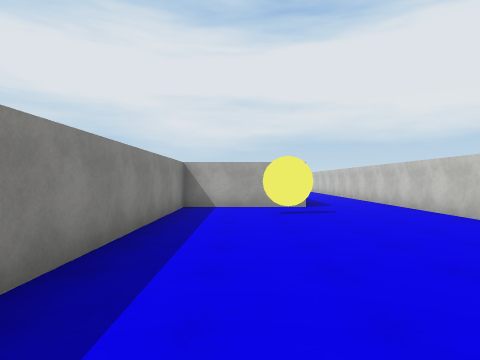
[1] (above)

14 first-person views from a walk through a 3-D level made in the Unity game engine. The camera is 1.5 m above the floor, looks level and sees 75° across. The floor is counted in squares, 2 m on a side. Each view is taken from the middle of a square. On the plan, view 1 faces up. The plan holds only what a view shows up to about 10 squares ahead; the rest is blank. The place goes on beyond the plan. Surface patterns are stand-ins for the level's own textures.

[2]
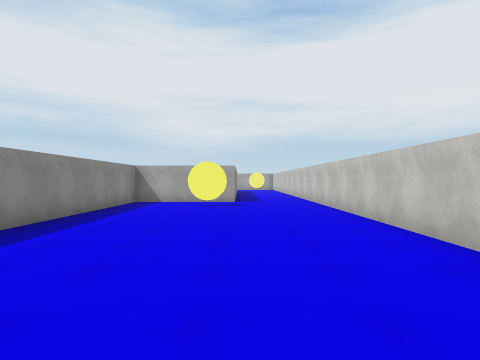

[3]
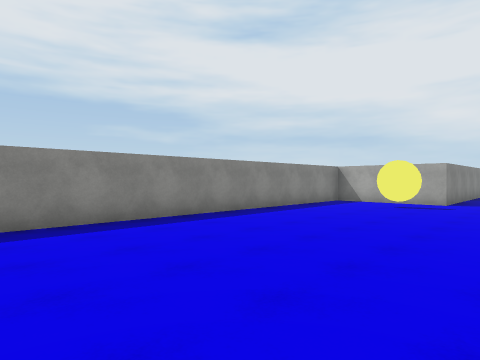

[4]
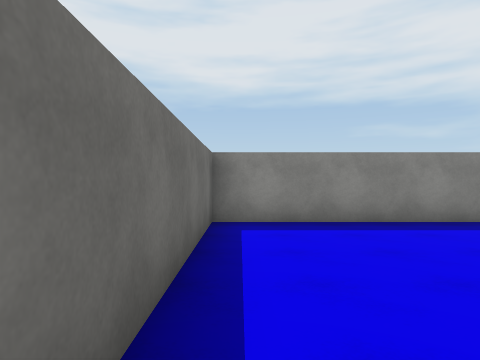

[5]
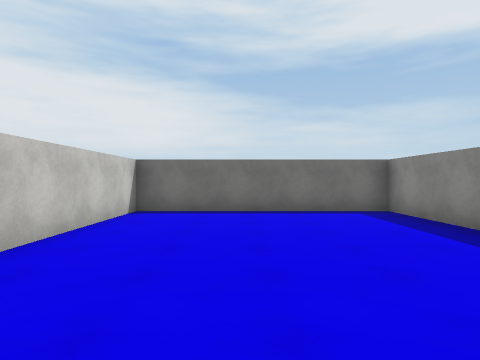

[6]
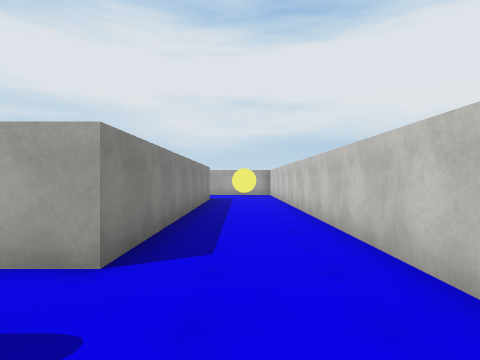

[7]
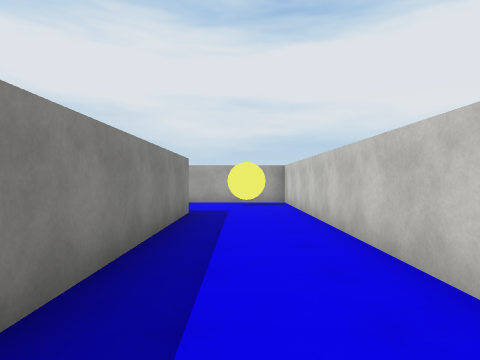

[8]
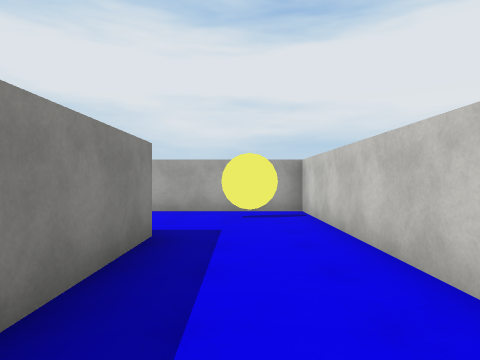

[9]
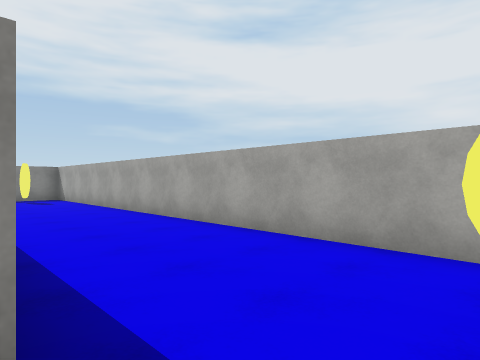

[10]
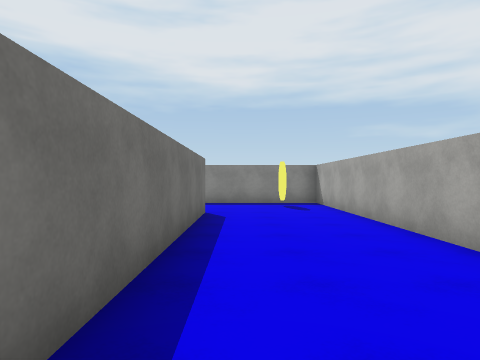

[11]
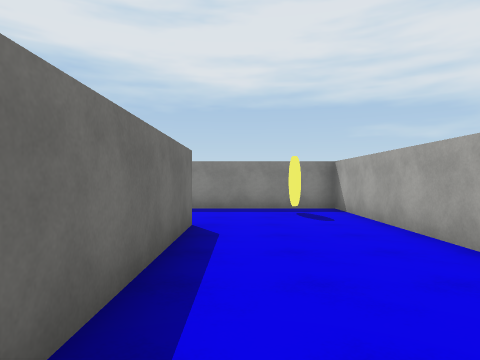

[12]
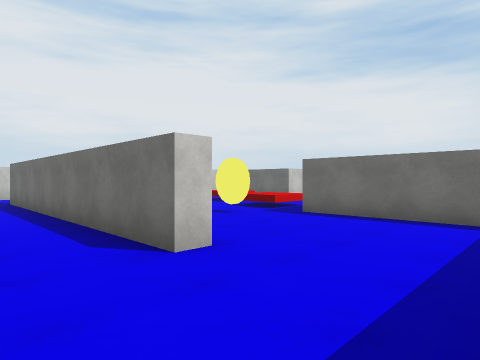

[13]
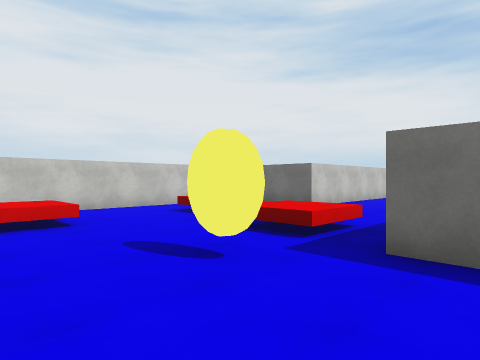

[14]
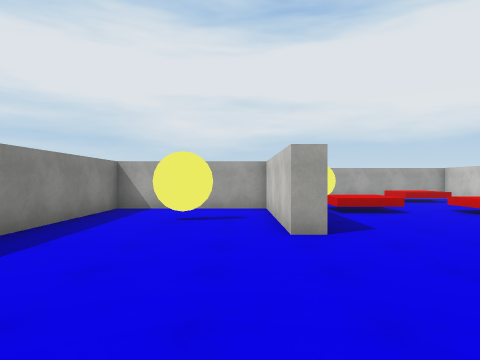

### Floor plan
Points are (right, up) in squares from view 1. A wall is a line through its corners. A room is listed if a view was taken in it or the views show most of it. See-through windows are left out.
Room 1 (views 1, 2, 3, 4, 5, 6)
walls: (1.8, 8.6) (-1.6, 8.6) (-1.6, -2.5) (4.5, -2.5) (4.5, 7.5)
ways out: opening at (3.5, 7.5) to room 2
objects: other object (1, 7)
Room 2 (views 7, 8, 9, 10, 11, 12, 13, 14)
walls: (-5.7, 9.3) (-6.3, 9.3) (-6.3, 13.2) (-10.2, 13.2) (-10.2, 9.1); (-2.1, 7.7) (-2.1, 9.1) (-0.6, 9.1); (-9.3, 13.7) (-5.8, 13.7); (1.3, 11.1) (1.3, 16); (-7.2, 17.6) (-7.2, 18.2) (1.8, 18.2) (1.8, 8.6); (4.5, 7.5) (4.5, 21.5) (-10.2, 21.5) (-10.2, 17.7)
low walls: (-3.2, 12) (-4.8, 12) (-4.8, 13.5) (-3.6, 13.5); (-2.1, 11.5) (-2.1, 12.6); (-1.6, 15.2) (-1.6, 16.4)
ways out: opening at (3.5, 7.5) to room 1
objects: other object (-9, 20); other object (-8, 11); other object (-5, 15) to (-4, 15); other object (3, 20)

Where each view was taken, in squares from view 1:
view 1: 0 up, 0 right, facing up
view 2: 2 down, 2 right, facing up
view 3: 2 down, 4 right, facing up-left
view 4: 2 down, 4 right, facing left
view 5: 5 up, 2 right, facing down
view 6: 6 up, 3 right, facing up
view 7: 11 up, 3 right, facing up
view 8: 14 up, 3 right, facing up
view 9: 18 up, 3 right, facing up-left
view 10: 19 up, 0 right, facing left
view 11: 19 up, 2 left, facing left
view 12: 20 up, 10 left, facing down-right
view 13: 17 up, 7 left, facing down-right
view 14: 5 up, 7 left, facing up
